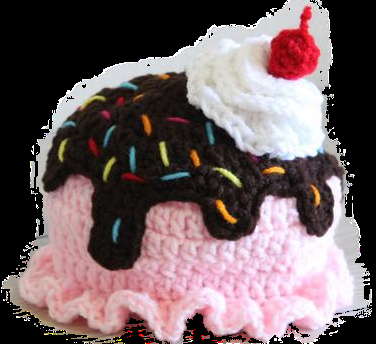
#> input picture helado.png, 376 x 344 px
$ python Parte1_nariz_filtro.py
#> lines starting #> are read from the running program, lines starting #| are printed output that depends on the picture
import cv2
import imutils

cap = cv2.VideoCapture(0,cv2.CAP_DSHOW)

# Imagen a incrustar, png para que tenga transparencia
# IMREAD_UNCHANGED agrega 4 canales: en el 4to es un canal alfa o transparencia
image = cv2.imread('helado.png', cv2.IMREAD_UNCHANGED)
#> image is the input picture: shape (344, 376, 4); mean B, G, R, A 97.2, 94.7, 111.2, 160.3

# Clasificador de rostro, para que se identifique como facciones faciales
faceClassif = cv2.CascadeClassifier(cv2.data.haarcascades + 'haarcascade_frontalface_default.xml')

while True:

    ret, frame = cap.read()
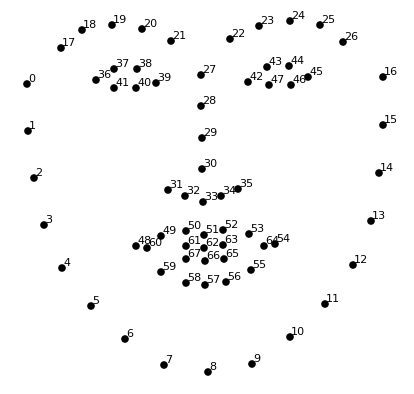
#> input picture facemarks points.png, 414 x 394 px, given in place of the camera
#> frame is the input picture: shape (394, 414, 3); min 0, max 255, mean 247
    if ret == False: break
    frame = imutils.resize(frame, width=640)
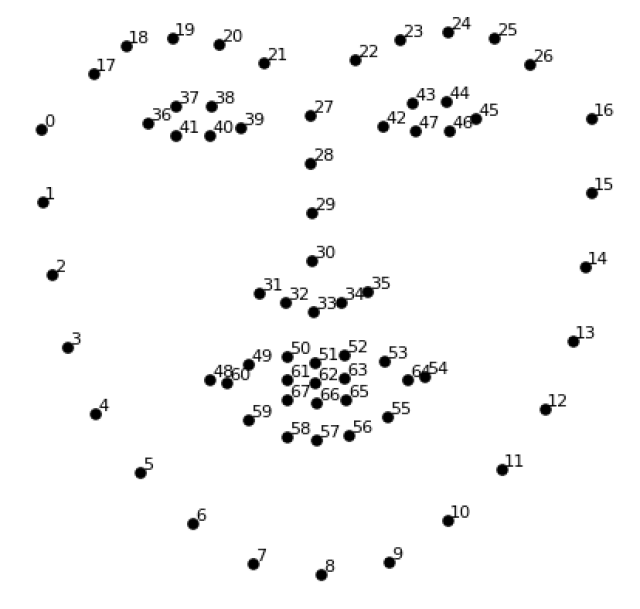
#> frame: shape (609, 640, 3); min 0, max 255, mean 247
    # Detección de los rostros presentes en el fotograma
    faces = faceClassif.detectMultiScale(frame, 1.3, 5)
#> faces = ()
    for (x, y, w, h) in faces:
        # Se comenta para que no salga el cuadro
        #cv2.rectangle(frame, (x,y), (x + w, y + h), (0, 255, 0), 2)

        # Redimencionarla al ancho del rostro con imutils
        # w es ancho del rostro detectado
        resized_image = imutils.resize(image, width = w)
        filas_image = resized_image.shape[0]
        col_image = w


        # Para que sólo sea una porción de tu cabeza y no todo arriba
        porcion_alto = filas_image // 4

        #El inicio de esto es sólo para que no importe que el gorro no quepa, que aun funcione
        dif = 0

        # Condición para que se dibuje la imagen sólo cuando el rostro este a una distancia aceptable para que se detecte
        if y + porcion_alto - filas_image >= 0:
            # Se toma una porción del video y ahi se incerta la imágen
            n_frame = frame[y - filas_image + porcion_alto: y + porcion_alto, x: x + col_image]

        else:
            dif =  abs(y - filas_image + porcion_alto)
            n_frame = frame[0: y + porcion_alto, x: x + col_image]

        mask = resized_image[:, :, 3] #Mask es como la imagen negra para poder mezclarlas

         # Invertir la imagen
        mask_inv = cv2.bitwise_not(mask)

        # Con este pone el gorro de color y fondo negro
        bg_black = cv2.bitwise_and(resized_image, resized_image, mask=mask)

        # Para que tome los tres primeros canales y no tener dificultad con frame
        bg_black = bg_black[dif:, :, 0:3]

        # Para que el fondo este igual que el cuarto donde estas
        bg_frame = cv2.bitwise_and(n_frame, n_frame, mask=mask_inv[dif:, :])

        # Suma ambas imágenes, la del fondo igual a tu cuarto y la imágen solita
        result = cv2.add(bg_black, bg_frame)
        if y + porcion_alto - filas_image >= 0:
            frame[y - filas_image + porcion_alto: y + porcion_alto, x: x + col_image] = result
        else:
            frame[0: y + porcion_alto, x: x + col_image] = result
#> this loop made 0 passes

    cv2.imshow('frame',frame)

    k = cv2.waitKey(1) & 0xFF
#> (key Esc is pressed here)
    if k == 27:
        break


cap.release()
cv2.destroyAllWindows()
